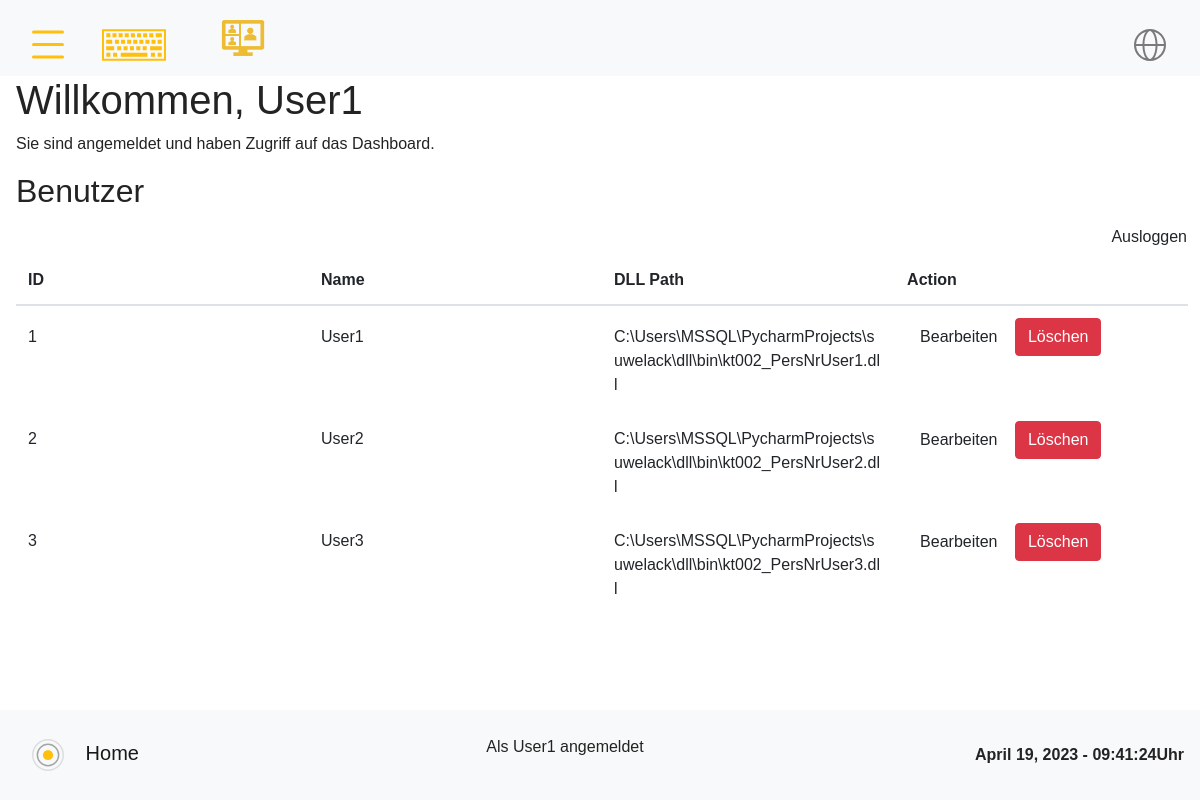
The page /dashboard (signed in) on the database its author committed.
### app.py (models this page shows)
class User(db.Model, UserMixin):
    id = db.Column(db.Integer, primary_key=True)
    username = db.Column(db.String(20), unique=True, nullable=False)
    password = db.Column(db.String(60), nullable=False)
    dll_path = db.Column(db.String(100))  # define the dll_path attribute

### app.py (the view)
@app.route('/dashboard')
@login_required
def dashboard():
    users = User.query.all()
    return render_template('dashboard.html', users=users, buttonValues=get_list("homeButtons"), sidebarItems=get_list("sidebarItems"))

### app.py (called while the page is built)
@login_manager.user_loader
def load_user(user_id):
    return User.query.get(int(user_id))

### templates/dashboard.html (shortened to what this page needs)
{% extends 'base.html' %}
{% block content %}
  <div class="ml-3">
    <h1>Willkommen, {{ current_user.username }}</h1>
    <p>Sie sind angemeldet und haben Zugriff auf das Dashboard.</p>
    <h2>Benutzer</h2>
    <a href="{{ url_for('logout') }}" class="btn" style="float: right;">Ausloggen</a>
    <table class="table">
      <thead>
        <tr>
          <th>ID</th>
          <th>Name</th>
          <th>DLL Path</th>
          <th>Action</th>
        </tr>
      </thead>
      <tbody>
        {% for user in users %}
          <tr>
            <td>{{ user.id }}</td>
            <td>{{ user.username }}</td>
            <td>{{ user.dll_path }}</td>
            <td>
              <a href="{{ url_for('edit_user', user_id=user.id) }}" class="btn">Bearbeiten</a>
              <button type="button" class="btn btn-danger" data-toggle="modal" data-target="#deleteModal{{ user.id }}">Löschen</button>
            </td>
          </tr>
        {% endfor %}
      </tbody>
    </table>
  </div>
{% endblock %}

### templates/base.html (shortened to what this page needs)
<!doctype html>
<html lang="en">
    <head>
        <link rel="stylesheet" href="https://stackpath.bootstrapcdn.com/bootstrap/4.3.1/css/bootstrap.min.css">
        <link rel="stylesheet" type="text/css" href="{{ url_for('static', filename='site.css')}}" />
        <link rel="stylesheet" type="text/css" href="{{ url_for('static', filename='keyboard.css')}}" />
    </head>
    <body>
        <div class= "navbar navbar-light bg-light topnav">
              <a class="navbar-brand" href="#">
                  <img onclick="openNav()" src="/static/images/Icons_Menü.svg" width="50" height="50" alt="">
              </a>
              <a class="navbar-brand open-keyboard"  onclick="focusMethod()" style="margin-left: 20px; align-self: flex-start !important;" href="#">
                <img src="/static/images/Icons_Tastatur.svg" width="100" height="50"  alt="">
              </a>
              <a class="navbar-brand" href="#">
                <img onclick="window.location.href='{{"/index"}}'" src="/static/images/DLLUserManagement.png" width="50" height="50" alt="">
              </a>
              <a class="navbar-brand onlineicon" href="#">
                <img src="/static/images/Icons_Online.svg" width="50" height="50" alt="">
              </a>
          </div>
        {% block content%} {% endblock %}
    </body>
    <footer>
        <nav class="navbar fixed-bottom navbar-light bg-light">
        <a class="navbar-brand" href="{{ url_for('home', username=username) }}"><img src="/static/images/Icons_Kartenscan.svg" width="64" height="64" alt="">
            {{  _('Home')}}
        </a>
        <p>Als {{ current_user.username }} angemeldet</p>
        <strong id="date-time"></strong>
      </nav>
    </footer>
</html>

### static/site.css (style rules this page uses)
body, html { margin: 0; padding: 0; height: 100%; width: 100%; font-family: 'SF Pro', sans-serif; color: #232323; }
.topnav { justify-content: flex-start; }
.onlineicon { margin-left: auto; }
table { display: flex; flex-flow: column; height: 80%; width: 99%; }
table thead { flex: 0 0 auto; width: calc(99% - 0.9em); }
table tbody { flex: 1 1 auto; display: block; }
table thead, table tbody tr { display: table; table-layout: fixed; width: 99%; }
.table td, .table th { vertical-align: baseline; border-top: 0px solid #dee2e6; word-wrap: break-word; }

### rows shown on the page
User: username "User1", id "1", dll_path "C:\\Users\\MSSQL\\PycharmProjects\\suwelack\\dll\\bin\\kt002_PersNrUser1.dll"
User: id "2", username "User2", dll_path "C:\\Users\\MSSQL\\PycharmProjects\\suwelack\\dll\\bin\\kt002_PersNrUser2.dll"
User: id "3", username "User3", dll_path "C:\\Users\\MSSQL\\PycharmProjects\\suwelack\\dll\\bin\\kt002_PersNrUser3.dll"
